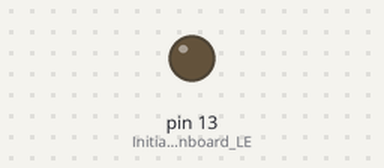
This sketch was run on a simulated Arduino Uno, built with avr-gcc and run on an emulated ATmega328P. On the bench: output pins drawn as LEDs (lit = HIGH).

Above: at 0.1 s.
At 120.1 s:
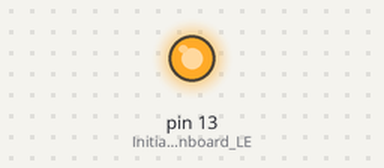
Timing chart, 0 to 121.6 s (numbered marks = the images above):
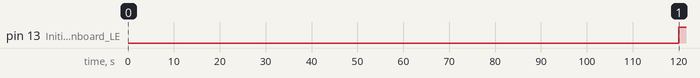

Measured:
- by itself, pin 13 (Initialize_the_onboard_LE): LOW → HIGH at 120 s

The sketch:

monitor_8.ino
```cpp
#include <Wire.h>
unsigned long startTime = 0;
String report="None";

void setup() {
  pinMode(LED_BUILTIN, OUTPUT); // Initialize the onboard LED pin as an output
  Wire.begin(8);                // Join I2C bus with address #8
  Wire.onRequest(sendReport);   // Register callback function for sending report
  startTime = millis();         // Record the start time
}

void loop() {
  unsigned long currentTime = millis();
  if (currentTime - startTime >= 120000) { // 2 minutes = 120000 milliseconds
    // After 2 minutes, turn the onboard LED on
    digitalWrite(LED_BUILTIN, HIGH);
    // Set the report to "SUCCESS"
    report="SUCCESS";
  } else {
    // Before 2 minutes, turn the onboard LED off
    digitalWrite(LED_BUILTIN, LOW);
    // Set the report to "FAILURE"
    report="FAILURE";
  }

}

void sendReport(String report) {
  // Send the report via I2C
  Wire.write(report);
}
```
